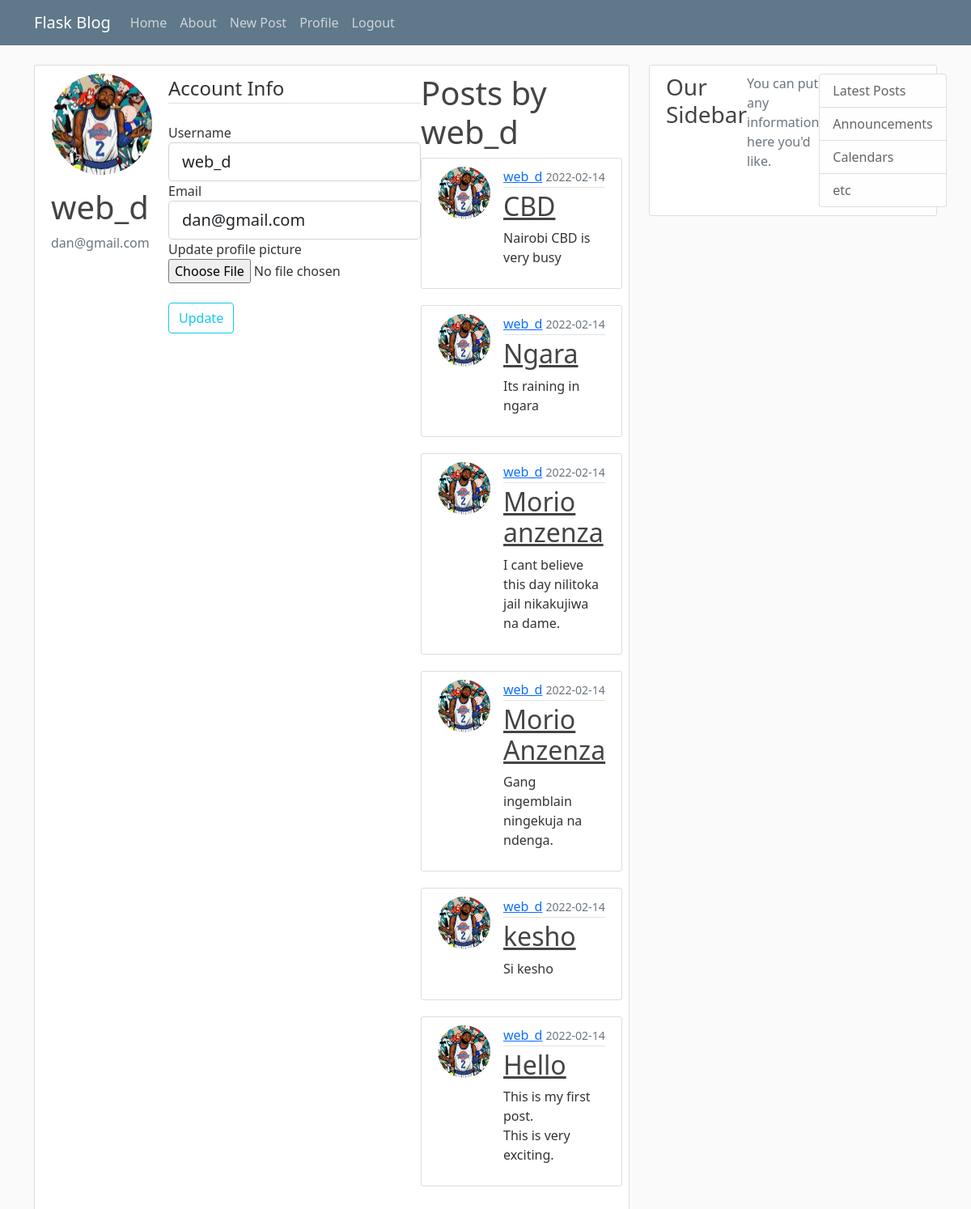
Page /account/web_d (signed in) on the earlier database version.
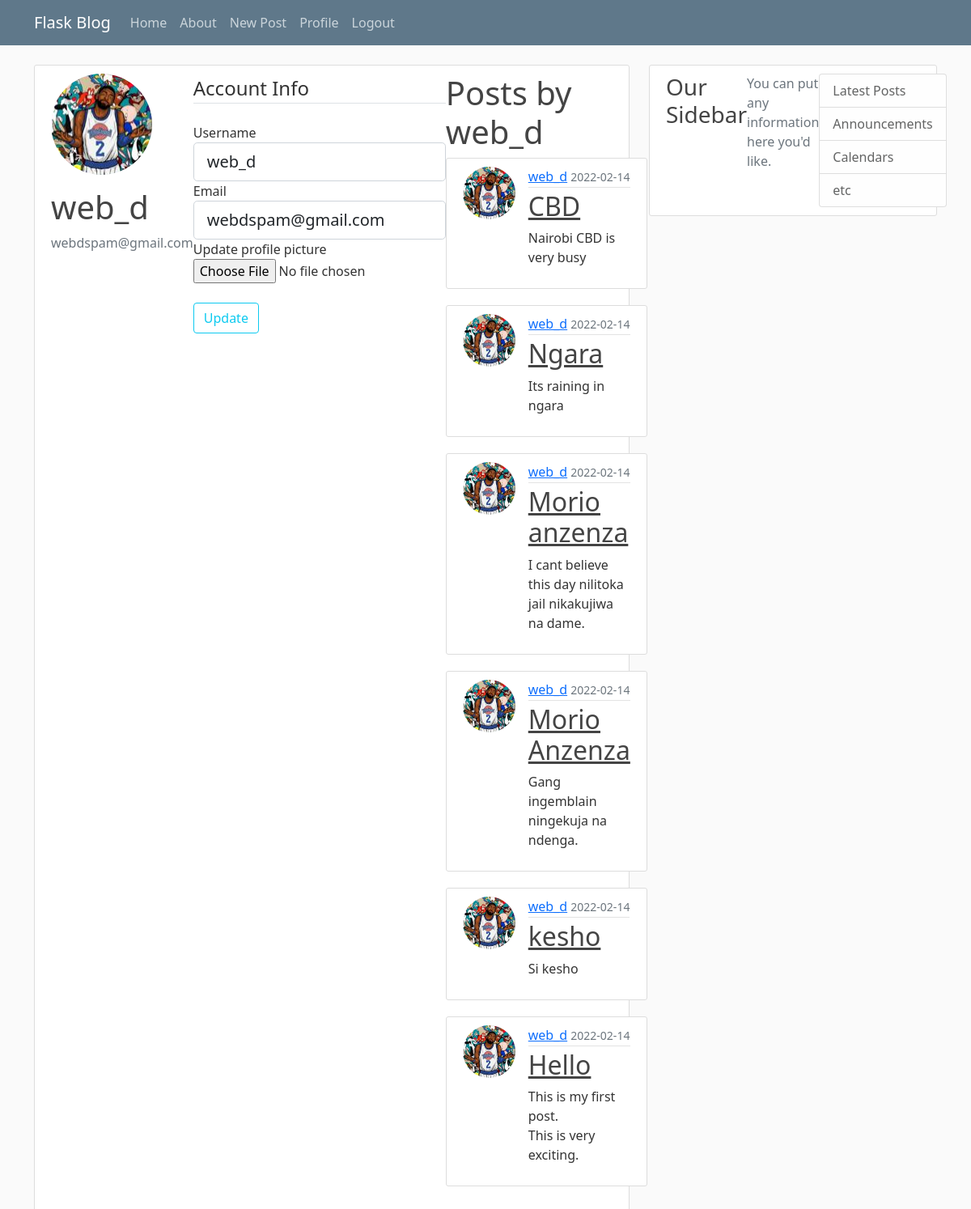
Same page on the later database version.
### flaskblog/models.py (models this page shows, shortened)
class User(db.Model, UserMixin):
    id = db.Column(db.Integer, primary_key=True)
    username = db.Column(db.String(20), unique=True, nullable=False)
    email = db.Column(db.String(120), unique=True, nullable=False)
    image_file = db.Column(db.String(20), nullable=False, default='default.jpg')
    password = db.Column(db.String(60), nullable=False)
    posts = db.relationship('Post', backref='author', lazy=True)

class Post(db.Model):
    id = db.Column(db.Integer, primary_key=True)
    title = db.Column(db.String(100), nullable=False)
    date_posted = db.Column(db.DateTime, nullable=False, default=datetime.utcnow)
    content = db.Column(db.Text, nullable=False)
    user_id = db.Column(db.Integer, db.ForeignKey('user.id'), nullable=False)

### flaskblog/routes.py (the view)
@app.route('/account/<username>', methods=['POST', 'GET'])
@login_required
def account(username):
    user = User.query.filter_by(username=username).first_or_404()
    image_file = url_for('static', filename='profile_pics/{}'.format(user.image_file))
    posts = Post.query.order_by(Post.date_posted.desc()).filter_by(author=user)
    if user == current_user:
        form = UpdateAccountForm()
        if form.validate_on_submit():
            if form.picture.data:
                picture_file = save_picture(form.picture.data)
                current_user.image_file = picture_file
            current_user.username = form.username.data
            current_user.email = form.email.data
            db.session.commit()
            flash('Your account has been updated', 'success')
            return redirect(url_for('account', username=user.username)) # Because of post get redirect pattern (Prevent resubmission of data)
        elif request.method == 'GET': #populate form with current user data
            form.username.data = current_user.username
            form.email.data = current_user.email
    else:
        form = None
    return render_template('account.html', image_file=image_file, form=form, posts=posts, user=user)

### flaskblog/forms.py (shortened to what this page needs)
class UpdateAccountForm(FlaskForm):
    username = StringField('Username',
                           validators=[DataRequired(), Length(min=2, max=20)])
    email = StringField('Email', validators=[DataRequired(), Email()])
    picture = FileField('Update profile picture', validators=[FileAllowed(['jpg', 'png'])])
    submit = SubmitField('Update')

### flaskblog/models.py (called while the page is built)
@login_manager.user_loader
def load_user(user_id): # loads the currend user using user id stored in session
    return User.query.get(int(user_id))

### flaskblog/templates/account.html (shortened to what this page needs)
{% extends 'layout.html' %}
{% block content %}
<div class="content-section">
    <div class="media">
      <img class="rounded-circle account-img" src="{{image_file}}">
      <div class="media-body">
        <h2 class="account-heading">{{user.username}}</h2>
        <p class="text-secondary">{{user.email}}</p>
      </div>
    </div>
        {% if current_user == user %}
        <form method="POST" action="" enctype="multipart/form-data">
            <fieldset class="'form-group">
                <legend class="border-bottom mb-4">Account Info</legend>
                <div class="form-group">
                    {{ form.username.label(class="form-control-label") }}
                    <br/>
                    {{ form.username(class="form-control form-control-lg") }}
                </div>
                <div class="form-group">
                    {{ form.email.label(class="form-control-label") }}
                    <br/>
                    {{ form.email(class="form-control form-control-lg") }}
                </div>
                <div class="form-group">
                    {{ form.picture.label }}
                    {{ form.picture(class="form-control-file") }}
                </div>
            </fieldset>
            <div class="form-group mt-4">
                    {{ form.submit(class="btn btn-outline-info") }}
            </div>
        </form>
        {% endif %}
    <div class="'ml-4">
        <div>
            <h1>Posts by {{user.username}} </h1>
        </div>
        {% for post in posts %}
        <article class="media content-section">
          <div>
            <img src="{{ url_for('static', filename='profile_pics/' + post.author.image_file) }}" alt="profile-pic" class="rounded-circle article-img">
          </div>
          <div class="media-body">
            <div class="article-metadata">
              <a class="mr-2" href="#">{{ post.author.username }}</a>
              <small class="text-muted">{{ post.date_posted.strftime('%Y-%m-%d') }}</small>
            </div>
            <h2><a class="article-title" href="{{ url_for('post', post_id=post.id) }}">{{ post.title }}</a></h2>
            <p class="article-content">{{ post.content }}</p>
          </div>
        </article>
        {% endfor %}
    </div>
  </div>
{% endblock %}

### flaskblog/templates/layout.html (shortened to what this page needs)
<html>
<head>
    <link href="https://cdn.jsdelivr.net/npm/bootstrap@5.0.2/dist/css/bootstrap.min.css" rel="stylesheet">
    <link rel="stylesheet" type="text/css" href="{{ url_for('static', filename='main.css') }}">
</head>
<body>
    <header class="site-header">
      <nav class="navbar navbar-expand-md navbar-dark bg-steel fixed-top">
        <div class="container">
          <a class="navbar-brand mr-4" href="/">Flask Blog</a>
          <div class="collapse navbar-collapse" id="navbarToggle">
            <div class="navbar-nav mr-auto">
              <a class="nav-item nav-link" href="/">Home</a>
              <a class="nav-item nav-link" href="/about">About</a>
            </div>
            <div class="navbar-nav">
              {% if current_user.is_authenticated %}
              <a class="nav-item nav-link" href="{{url_for('new_post')}}">New Post</a>
              <a class="nav-item nav-link" href="{{url_for('account', username=current_user.username)}}">Profile</a>
              <a class="nav-item nav-link" href="{{url_for('logout')}}">Logout</a>
              {% else %}
              <a class="nav-item nav-link" href="/login">Login</a>
              <a class="nav-item nav-link" href="/register">Register</a>
              {% endif %}
            </div>
          </div>
        </div>
      </nav>
    </header>
    <main role="main" class="container">
      <div class="row">
        <div class="col-md-8">
          {% block content %}{% endblock %}
        </div>
        <div class="col-md-4">
          <div class="content-section">
            <h3>Our Sidebar</h3>
            <p class='text-muted'>You can put any information here you'd like.
              <ul class="list-group">
                <li class="list-group-item list-group-item-light">Latest Posts</li>
                <li class="list-group-item list-group-item-light">Announcements</li>
                <li class="list-group-item list-group-item-light">Calendars</li>
                <li class="list-group-item list-group-item-light">etc</li>
              </ul>
            </p>
          </div>
        </div>
      </div>
    </main>
</body>
</html>

### flaskblog/static/main.css (style rules this page uses)
body { background: #fafafa; color: #333333; margin-top: 5rem; }
h1, h2, h3, h4, h5, h6 { color: #444444; }
.bg-steel { background-color: #5f788a; }
.site-header .navbar-nav .nav-link { color: #cbd5db; }
.content-section { background: #ffffff; padding: 10px 20px; border: 1px solid #dddddd; border-radius: 3px; margin-bottom: 20px; display: flex; }
.article-title { color: #444444; }
.article-content { white-space: pre-line; }
.article-img { height: 65px; width: 65px; margin-right: 16px; }
.article-metadata { padding-bottom: 1px; margin-bottom: 4px; border-bottom: 1px solid #e3e3e3 }
.account-img { height: 125px; width: 125px; margin-right: 20px; margin-bottom: 16px; }
.account-heading { font-size: 2.5rem; }

Differences in the rows shown:
changed User "web_d": email "dan@gmail.com" → "webdspam@gmail.com"
